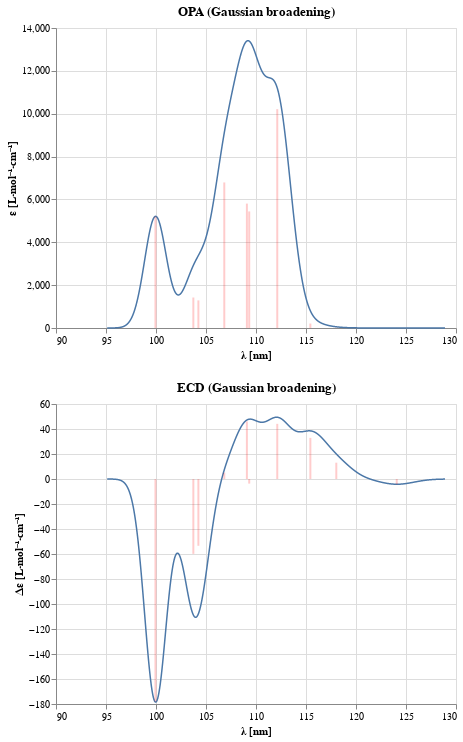

The cell this chart's notebook holds for it:
### Markdown cell above
We can now plot these spectra with any library we want. In this example, I will use [Altair](https://altair-viz.github.io/) and [pandas](https://pandas.pydata.org/). The raw data is stored in NumPy arrays and any plotting library will work!

### Code cell
from altair_spectrum import plot_spectrum

opa_plot = plot_spectrum(opa_spectrum,
                         title="OPA (Gaussian broadening)",
                         x_title=("λ", "nm"))

ecd_plot = plot_spectrum(ecd_spectrum,
                         title="ECD (Gaussian broadening)",
                         x_title=("λ", "nm"),
                         y_title=("Δε", "L⋅mol⁻¹⋅cm⁻¹"))

opa_plot & ecd_plot

### Figure 1 — Vega-Lite specification as saved in the notebook (floating-point values rounded to 4 significant figures; data arrays with more than 128 entries replaced by an {"elided": "..."} marker saying what was removed)
{"config": {"view": {"continuousWidth": 400, "continuousHeight": 300}}, "vconcat": [{"layer": [{"data": {"name": "data-98c546ea8492489808a5c302f96ffa97"}, "mark": {"type": "line", "size": 1.5}, "encoding": {"x": {"type": "quantitative", "axis": {"offset": 0, "title": "λ [nm]"}, "field": "x"}, "y": {"type": "quantitative", "axis": {"title": "ε [L⋅mol⁻¹⋅cm⁻¹]"}, "field": "y"}}}, {"data": {"name": "data-98c546ea8492489808a5c302f96ffa97"}, "mark": "circle", "encoding": {"x": {"type": "quantitative", "axis": {"offset": 0, "title": "λ [nm]"}, "field": "x"}, "y": {"type": "quantitative", "axis": {"title": "ε [L⋅mol⁻¹⋅cm⁻¹]"}, "field": "y"}}, "transform": [{"filter": {"selection": "selector001"}}]}, {"data": {"name": "data-98c546ea8492489808a5c302f96ffa97"}, "mark": "rule", "encoding": {"opacity": {"condition": {"value": 0.3, "selection": "selector001"}, "value": 0}, "tooltip": [{"type": "quantitative", "field": "x", "format": ".4f", "title": "λ"}, {"type": "quantitative", "field": "y", "format": ".1f", "title": "ε"}], "x": {"type": "quantitative", "field": "x"}}, "selection": {"selector001": {"type": "single", "fields": ["x"], "nearest": true, "on": "mouseover", "empty": "none", "clear": "mouseout"}}}, {"data": {"name": "data-ee02fbbb01df459b106585cd978dd5c2"}, "mark": {"type": "bar", "color": "red", "opacity": 0.2, "size": 2}, "encoding": {"x": {"type": "quantitative", "field": "poles"}, "y": {"type": "quantitative", "field": "residues"}}}], "title": "OPA (Gaussian broadening)"}, {"layer": [{"data": {"name": "data-3512921e8780358e5254085d8324a66d"}, "mark": {"type": "line", "size": 1.5}, "encoding": {"x": {"type": "quantitative", "axis": {"offset": 0, "title": "λ [nm]"}, "field": "x"}, "y": {"type": "quantitative", "axis": {"title": "Δε [L⋅mol⁻¹⋅cm⁻¹]"}, "field": "y"}}}, {"data": {"name": "data-3512921e8780358e5254085d8324a66d"}, "mark": "circle", "encoding": {"x": {"type": "quantitative", "axis": {"offset": 0, "title": "λ [nm]"}, "field": "x"}, "y": {"type": "quantitative", "axis": {"title": "Δε [L⋅mol⁻¹⋅cm⁻¹]"}, "field": "y"}}, "transform": [{"filter": {"selection": "selector002"}}]}, {"data": {"name": "data-3512921e8780358e5254085d8324a66d"}, "mark": "rule", "encoding": {"opacity": {"condition": {"value": 0.3, "selection": "selector002"}, "value": 0}, "tooltip": [{"type": "quantitative", "field": "x", "format": ".4f", "title": "λ"}, {"type": "quantitative", "field": "y", "format": ".1f", "title": "Δε"}], "x": {"type": "quantitative", "field": "x"}}, "selection": {"selector002": {"type": "single", "fields": ["x"], "nearest": true, "on": "mouseover", "empty": "none", "clear": "mouseout"}}}, {"data": {"name": "data-00854f28d8eaa7b4bf2902ecf93d765a"}, "mark": {"type": "bar", "color": "red", "opacity": 0.2, "size": 2}, "encoding": {"x": {"type": "quantitative", "field": "poles"}, "y": {"type": "quantitative", "field": "residues"}}}], "title": "ECD (Gaussian broadening)"}], "$schema": "https://vega.github.io/schema/vega-lite/v4.8.1.json", "datasets": {"data-98c546ea8492489808a5c302f96ffa97": {"elided": "5000 records"}, "data-ee02fbbb01df459b106585cd978dd5c2": [{"poles": 124.1, "residues": 3.101}, {"poles": 118.0, "residues": 10.72}, {"poles": 115.4, "residues": 208.5}, {"poles": 112.1, "residues": 10210.0}, {"poles": 109.3, "residues": 5440.0}, {"poles": 109.1, "residues": 5806.0}, {"poles": 106.8, "residues": 6793.0}, {"poles": 104.2, "residues": 1289.0}, {"poles": 103.7, "residues": 1423.0}, {"poles": 99.95, "residues": 5199.0}], "data-3512921e8780358e5254085d8324a66d": {"elided": "5000 records"}, "data-00854f28d8eaa7b4bf2902ecf93d765a": [{"poles": 124.1, "residues": -4.199}, {"poles": 118.0, "residues": 13.06}, {"poles": 115.4, "residues": 32.91}, {"poles": 112.1, "residues": 44.14}, {"poles": 109.3, "residues": -3.691}, {"poles": 109.1, "residues": 46.01}, {"poles": 106.8, "residues": 5.023}, {"poles": 104.2, "residues": -53.43}, {"poles": 103.7, "residues": -59.9}, {"poles": 99.95, "residues": -178.0}]}}
